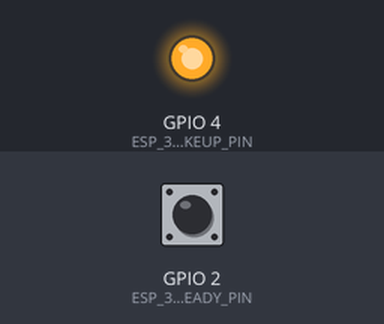
A sketch run on a simulated ESP32. Shown: output pins drawn as LEDs (lit = HIGH). Inputs (shaded band) come from the test bench; at power-on: GPIO 2 (ESP_32_READY_PIN) HIGH. Random numbers use the default seed unless the sketch sets one; what the sketch prints to the serial monitor is not drawn.

Above: at 11.5 s.
At 33.0 s:
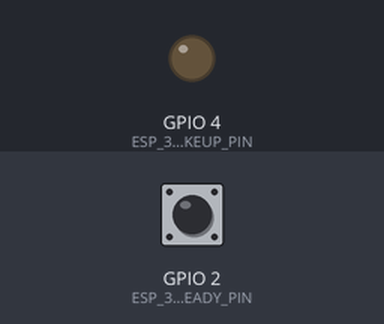
Timing chart, 0 to 55.9 s (numbered marks = the images above):
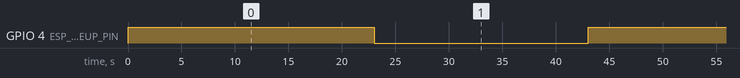

The sketch:

SerialWriteRandomByteString.ino
```cpp
#include "payloads.h"

long rand_num_agg_non_agg;  // Decides whether to send an aggregated or non-aggregated packet
long rand_num_payload;      // Decides which payload to send within the packet

#define ESP_32_WAKEUP_PIN 4
#define ESP_32_READY_PIN 2

void setup() {
  Serial.begin(115200);
  // put your setup code here, to run once:
  randomSeed(analogRead(0));

  pinMode(ESP_32_WAKEUP_PIN, OUTPUT);
  pinMode(ESP_32_READY_PIN, INPUT);
  digitalWrite(ESP_32_WAKEUP_PIN, LOW);
}

void loop() {
  // Initialize connection
  digitalWrite(ESP_32_WAKEUP_PIN, HIGH);

  // Wait for the ESP32 to initialize
  while (!digitalRead(ESP_32_READY_PIN)) {
    delay(100);
  }
  delay(3000);

  // Send 10 requests
  for (int i = 0; i<10; i++) {
    // Generate a random number from 0 to 1
    rand_num_agg_non_agg = random(2);

    if (rand_num_agg_non_agg) {
      send_non_agg_packet();
    } else {
      send_agg_packet();
    }
    delay(2000);
  }
  // Connection complete, let the ESP32 hibernate
  digitalWrite(ESP_32_WAKEUP_PIN, LOW);

  // Run this code only every 20 seconds
  delay(20000);
}

void send_agg_packet() {
//  Serial.println("Sending aggregated packet");
  // Generate a random number from 0 to EXAMPLE_PAYLOAD_AGG_COUNT
  rand_num_payload = random(EXAMPLE_PAYLOAD_AGG_COUNT);
  int data_length = (payloads_agg[rand_num_payload][4] & 0x7F);
  /*
  // Print the first 5 bytes, which will always be the same
  Serial.print(payloads_agg[rand_num_payload][0]);
  Serial.print(payloads_agg[rand_num_payload][1]);
  Serial.print(payloads_agg[rand_num_payload][2]);
  Serial.print(payloads_agg[rand_num_payload][3]);
  Serial.print(payloads_agg[rand_num_payload][4]);

  for (int i = 0; i< (payloads_agg[rand_num_payload][4] & 0x7F); i++){
    Serial.print(payloads_agg[rand_num_payload][5+i]);
  }
  */

  Serial.write(payloads_agg[rand_num_payload], 5+data_length);

  Serial.println();
}

void send_non_agg_packet() {
//  Serial.println("Sending non-aggregated /packet");
  // Generate a random number from 0 to EXAMPLE_PAYLOAD_NON_AGG_COUNT
  rand_num_payload = random(EXAMPLE_PAYLOAD_NON_AGG_COUNT);
//  Serial.print("Payload num: ");
//  Serial.println(rand_num_payload);
  // Print the first 5 bytes, which will always be the same
  int data_length = (payloads_non_agg[rand_num_payload][4] & 0x7F);
  /*
  Serial.print(payloads_non_agg[rand_num_payload][0]);
  Serial.print(payloads_non_agg[rand_num_payload][1]);
  Serial.print(payloads_non_agg[rand_num_payload][2]);
  Serial.print(payloads_non_agg[rand_num_payload][3]);
  Serial.print(payloads_non_agg[rand_num_payload][4]);

  for (int i = 0; i< (payloads_non_agg[rand_num_payload][4] & 0x7F); i++){
    Serial.print(payloads_non_agg[rand_num_payload][5+i]);
  }

  */

  Serial.write(payloads_non_agg[rand_num_payload], 5+data_length);
  Serial.println();
}
```

payloads.h
```cpp
// Message type definitions
#define MESSAGE_JOIN              1
#define MESSAGE_JOIN_ACK          2
#define MESSAGE_JOIN_CFM          3
#define MESSAGE_CHECK_ALIVE       4
#define MESSAGE_REPLY_ALIVE       5
#define MESSAGE_GATEWAY_REQ       6
#define MESSAGE_NODE_REPLY        7


// Define sensor types
#define SENSOR_TEMPERATURE 1
#define SENSOR_HUMIDITY 2
#define SENSOR_RAINFALL 3

// Arrays for data received with no-aggregation
// |  src  |  type  |  seq num  | agg. bit + length |  data  |
// |  2B   |  1B    |    1B     |          1B         |  0-64B |
// Note: agg. bit defines whether data is aggregated. In the layout
// above, there is no aggregation, so the bit is 0.
// Note: type = node_reply, etc

// src[0], src[1], type, seq_num, agg. bit + length, data[0:length]
byte payload_non_agg_0[7] = {0x70,                  // src[0]
                       0xA0,                  // src[1]
                       MESSAGE_NODE_REPLY,    // type
                       0x01,                  // seq_num
                       0x00 | 2,              // agg. bit 0 + length
                       SENSOR_TEMPERATURE, 0x1A              // Temperature, 26
                      };
//Payload sent: 1121607128426

byte payload_non_agg_1[7] = {0x70,            // src[0]
                       0xA1,                  // src[1]
                       MESSAGE_NODE_REPLY,    // type
                       0x02,                  // seq_num
                       0x00 | 2,              // agg. bit 0 + length
                       SENSOR_HUMIDITY, 0x4F              // Humidity, 79
                      };
//Payload sent: 1121617227279

byte payload_non_agg_2[9] = {0x70,            // src[0]
                       0xA2,                  // src[1]
                       MESSAGE_NODE_REPLY,    // type
                       0x03,                  // seq_num
                       0x00 | 4,              // agg. bit 0 + length
                       SENSOR_HUMIDITY, 0x4E, SENSOR_TEMPERATURE, 0x1B   // Humidity, 78, Temperature, 27
                      };
//Payload sent: 11216273472788427

byte payload_non_agg_3[11] = {0x70,            // src[0]
                       0xA3,                  // src[1]
                       MESSAGE_NODE_REPLY,    // type
                       0x04,                  // seq_num
                       0x00 | 6,              // agg. bit 0 + length
                       SENSOR_RAINFALL, 0x80, SENSOR_HUMIDITY, 0x40, SENSOR_TEMPERATURE, 0x1F   // Rainfall, 128mm, Humidity, 64, Temperature, 31
                      };
//Payload sent: 1121637468212872648431

// Arrays for data received with no-aggregation
// |  src_0  |  type  |  seq num  | agg. bit + length   |  src_0  |  agg. bit + length   |  data  |
// |    2B   |  1B    |    1B     |          1B         |    2B   |           1B         |  0-61B |
// Note: agg. bit defines whether data is aggregated. In the layout
// above, there is aggregation, so the bit is 1.
// Note: type = node_reply, etc

// src[0], src[1], type, seq_num, agg. bit + length, data[0:length]
byte payload_agg_0[10] = {0x70,                  // src[0]
                         0xA4,                  // src[1]
                         MESSAGE_NODE_REPLY,    // type
                         0x01,                  // seq_num
                         0x80 | 5,              // agg. bit 1 + length
                            // Begin mini-packet
                            0x70,                 // src[0]
                            0xB1,                 // src[1]
                            0x00 | 2,              // agg. bit 0 + length
                            SENSOR_TEMPERATURE, 0x1A              // Temperature, 26
                      };
byte payload_agg_1[10] = {0x70,                  // src[0]
                         0xA5,                  // src[1]
                         MESSAGE_NODE_REPLY,    // type
                         0x02,                  // seq_num
                         0x80 | 5,              // agg. bit 1 + length
                            // Begin mini-packet
                            0x70,                 // src[0]
                            0xB2,                 // src[1]
                            0x00 | 2,              // agg. bit 0 + length
                            SENSOR_HUMIDITY, 0x3B              // Humidity, 59
                      };
byte payload_agg_2[12] = {0x70,                  // src[0]
                         0xA6,                  // src[1]
                         MESSAGE_NODE_REPLY,    // type
                         0x03,                  // seq_num
                         0x80 | 7,              // agg. bit 1 + length
                            // Begin mini-packet
                            0x70,                 // src[0]
                            0xB3,                 // src[1]
                            0x00 | 4,              // agg. bit 0 + length
                            SENSOR_HUMIDITY, 0x3F, SENSOR_TEMPERATURE, 0x1B   // Humidity, 63, Temperature, 27
                      };
byte payload_agg_3[14] = {0x70,                  // src[0]
                         0xA7,                  // src[1]
                         MESSAGE_NODE_REPLY,    // type
                         0x04,                  // seq_num
                         0x80 | 9,              // agg. bit 1 + length
                            // Begin mini-packet
                            0x70,                 // src[0]
                            0xB4,                 // src[1]
                            0x00 | 6,              // agg. bit 0 + length
                            SENSOR_RAINFALL, 0x30, SENSOR_HUMIDITY, 0x10, SENSOR_TEMPERATURE, 0x0F   // Rainfall, 48mm, Humidity, 16, Temperature, 15
                      };


#define EXAMPLE_PAYLOAD_NON_AGG_COUNT 4  // Number of payloads in the non-aggregated array
byte* payloads_non_agg[EXAMPLE_PAYLOAD_NON_AGG_COUNT] = {payload_non_agg_0, payload_non_agg_1, payload_non_agg_2, payload_non_agg_3};

#define EXAMPLE_PAYLOAD_AGG_COUNT 4  // Number of payloads in the non-aggregated array
byte* payloads_agg[EXAMPLE_PAYLOAD_AGG_COUNT] = {payload_agg_0, payload_agg_1, payload_agg_2, payload_agg_3};


/*
// For Gateway only: The first bit of the address has to be 1
byte myAddr[2] = {0x80, 0xA0};
// For Node:
byte myAddr[2] = {0x70, 0xA0};
*/
```

Measured:
- by itself, GPIO 4 (ESP_32_WAKEUP_PIN): alternates HIGH for 23.0 s and LOW for 20.0 s
